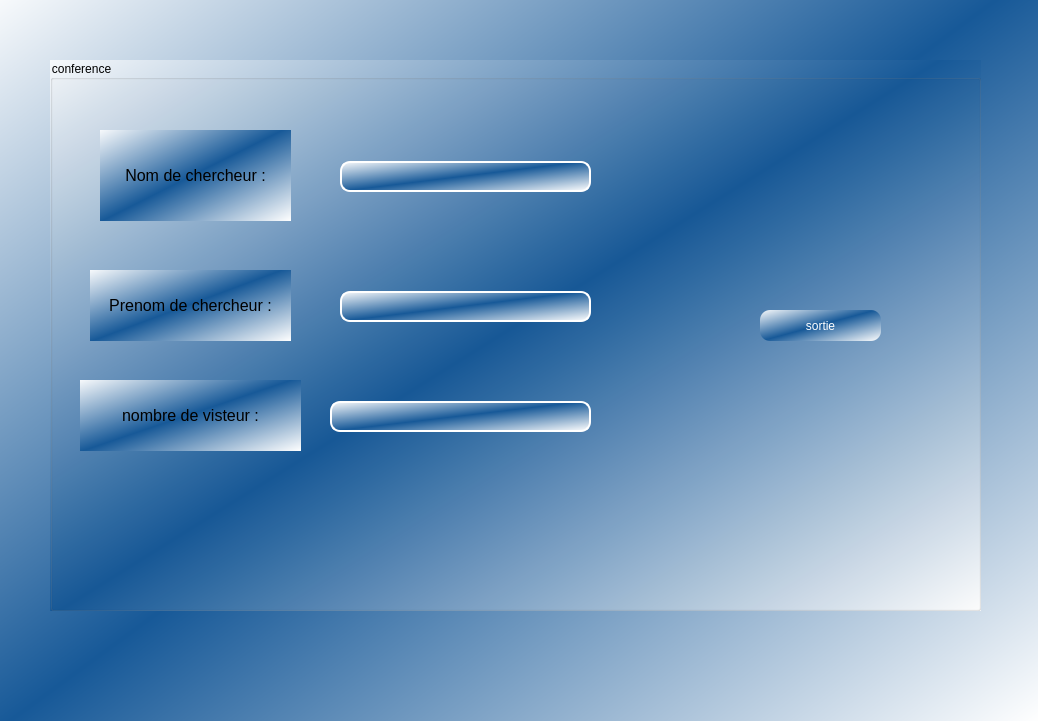
<?xml version="1.0" encoding="UTF-8"?>
<ui version="4.0">
 <class>Dialog</class>
 <widget class="QDialog" name="Dialog">
  <property name="geometry">
   <rect>
    <x>0</x>
    <y>0</y>
    <width>1038</width>
    <height>721</height>
   </rect>
  </property>
  <property name="windowTitle">
   <string>Dialog</string>
  </property>
  <property name="styleSheet">
   <string notr="true">background-color: qlineargradient(spread:reflect, x1:0.478, y1:0.505682, x2:1, y2:1, stop:0 rgba(23, 89, 152, 255), stop:1 rgba(255, 255, 255, 255));</string>
  </property>
  <widget class="QGroupBox" name="groupBox">
   <property name="geometry">
    <rect>
     <x>50</x>
     <y>60</y>
     <width>931</width>
     <height>551</height>
    </rect>
   </property>
   <property name="title">
    <string>conference</string>
   </property>
   <widget class="QLabel" name="label">
    <property name="geometry">
     <rect>
      <x>50</x>
      <y>70</y>
      <width>191</width>
      <height>91</height>
     </rect>
    </property>
    <property name="text">
     <string>&lt;html&gt;&lt;head/&gt;&lt;body&gt;&lt;p align=&quot;center&quot;&gt;&lt;span style=&quot; font-size:12pt;&quot;&gt;Nom de chercheur :&lt;/span&gt;&lt;/p&gt;&lt;/body&gt;&lt;/html&gt;</string>
    </property>
   </widget>
   <widget class="QLabel" name="label_2">
    <property name="geometry">
     <rect>
      <x>40</x>
      <y>210</y>
      <width>201</width>
      <height>71</height>
     </rect>
    </property>
    <property name="text">
     <string>&lt;html&gt;&lt;head/&gt;&lt;body&gt;&lt;p align=&quot;center&quot;&gt;&lt;span style=&quot; font-size:12pt;&quot;&gt;Prenom de chercheur :&lt;/span&gt;&lt;/p&gt;&lt;/body&gt;&lt;/html&gt;</string>
    </property>
   </widget>
   <widget class="QLineEdit" name="nom_arduino">
    <property name="geometry">
     <rect>
      <x>290</x>
      <y>101</y>
      <width>251</width>
      <height>31</height>
     </rect>
    </property>
    <property name="styleSheet">
     <string notr="true">*{  border-style: outset;
     border-width: 2px;
     border-radius: 10px;
    min-width: 10em;
  border-color: white;
 }</string>
    </property>
    <property name="readOnly">
     <bool>true</bool>
    </property>
   </widget>
   <widget class="QPushButton" name="sortie">
    <property name="geometry">
     <rect>
      <x>710</x>
      <y>250</y>
      <width>121</width>
      <height>31</height>
     </rect>
    </property>
    <property name="styleSheet">
     <string notr="true">*{color:white;
     border-radius: 10px;}
QPushButton:hover { 
background-color: #81a6ce; }</string>
    </property>
    <property name="text">
     <string>sortie</string>
    </property>
   </widget>
   <widget class="QLabel" name="label_3">
    <property name="geometry">
     <rect>
      <x>30</x>
      <y>320</y>
      <width>221</width>
      <height>71</height>
     </rect>
    </property>
    <property name="text">
     <string>&lt;html&gt;&lt;head/&gt;&lt;body&gt;&lt;p align=&quot;center&quot;&gt;&lt;span style=&quot; font-size:12pt;&quot;&gt;nombre de visteur :&lt;/span&gt;&lt;/p&gt;&lt;/body&gt;&lt;/html&gt;</string>
    </property>
   </widget>
   <widget class="QLineEdit" name="prenom_arduino">
    <property name="geometry">
     <rect>
      <x>290</x>
      <y>231</y>
      <width>251</width>
      <height>31</height>
     </rect>
    </property>
    <property name="styleSheet">
     <string notr="true">*{  border-style: outset;
     border-width: 2px;
     border-radius: 10px;
    min-width: 10em;
  border-color: white;
 }</string>
    </property>
    <property name="readOnly">
     <bool>true</bool>
    </property>
   </widget>
   <widget class="QLineEdit" name="nombre_arduino">
    <property name="geometry">
     <rect>
      <x>280</x>
      <y>341</y>
      <width>261</width>
      <height>31</height>
     </rect>
    </property>
    <property name="styleSheet">
     <string notr="true">*{  border-style: outset;
     border-width: 2px;
     border-radius: 10px;
    min-width: 10em;
  border-color: white;
 }</string>
    </property>
    <property name="readOnly">
     <bool>true</bool>
    </property>
   </widget>
  </widget>
 </widget>
 <resources/>
 <connections/>
</ui>
